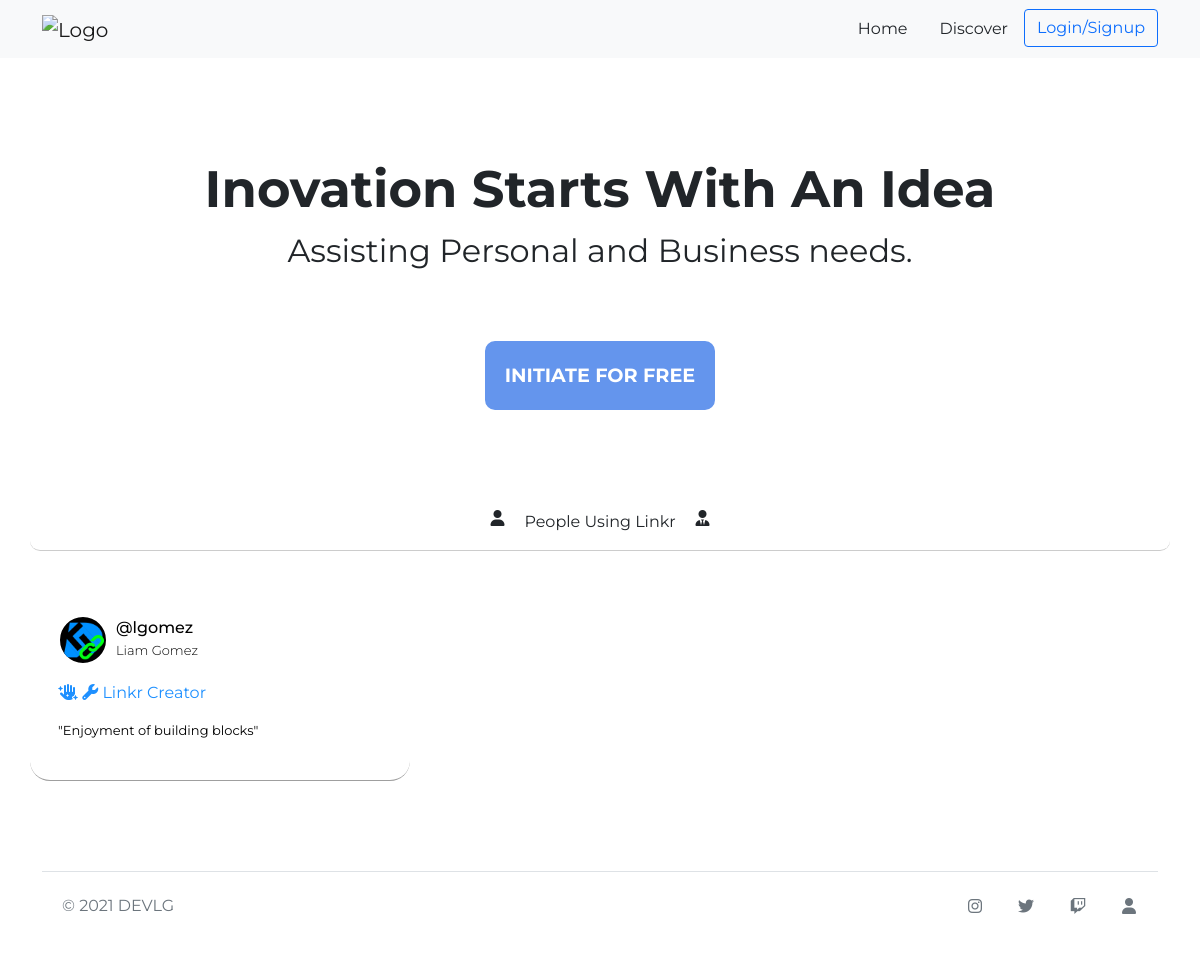
Page /discover/ on the earlier database version.
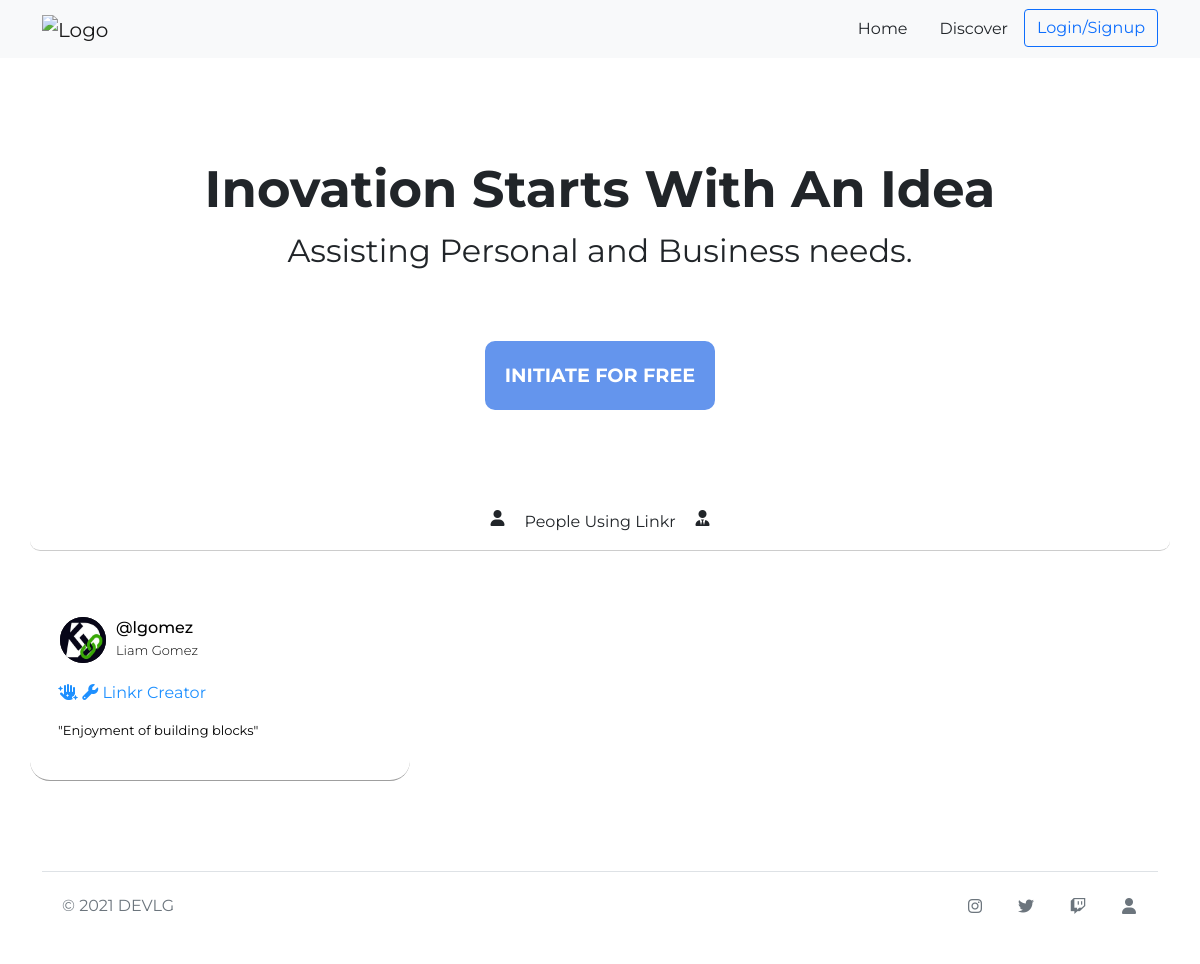
Same page on the later database version.
### users/models.py (models this page shows, shortened)
class Profile(models.Model):
    user = models.OneToOneField(User, on_delete=models.CASCADE, null=True, blank=True)
    firstName = models.CharField(max_length=200, blank=False, null=False)
    lastName = models.CharField(max_length=200, blank=False, null=False)
    email = models.EmailField(max_length=500, blank=False, null=False)
    username = models.CharField(max_length=200, blank=True, null=True, unique=True)
    userStatus = models.CharField(max_length=200, blank=True, null=True, default='New user')
    profileImage = models.ImageField(blank=True, null=True, upload_to='images/user/', default='images/user/user-default.png')
    socialTitle1 = models.CharField(max_length=200, blank=True, null=True)
    socialLink1 = models.URLField(max_length=200, blank=True, null=True)
    socialTitle2 = models.CharField(max_length=200, blank=True, null=True)
    socialLink2 = models.URLField(max_length=200, blank=True, null=True)
    socialTitle3 = models.CharField(max_length=200, blank=True, null=True)
    socialLink3 = models.URLField(max_length=200, blank=True, null=True)
    socialTitle4 = models.CharField(max_length=200, blank=True, null=True)
    socialLink4 = models.URLField(max_length=200, blank=True, null=True)
    socialTitle5 = models.CharField(max_length=200, blank=True, null=True)
    socialLink5 = models.URLField(max_length=200, blank=True, null=True)
    isOwner = models.BooleanField(default=False)
    isDonator = models.BooleanField(default=False)
    isSuperDonator = models.BooleanField(default=False)
    isAdmin = models.BooleanField(default=False)
    isNewUser = models.BooleanField(default=True)
    created = models.DateTimeField(auto_now_add=True)
    id = models.UUIDField(default=uuid.uuid4, unique=True, primary_key=True, editable=False)

### users/views.py (the view)
# urls.py: path('discover/', views.allUsers, name='all-users'),
def allUsers(request):
    profiles = Profile.objects.all()
    context = {'profiles':profiles}
    return render(request, 'users/users-list.html', context)

### users/templates/users/users-list.html
{% extends 'bootstrap-main.html' %}
{% block content %}
<div class="spacer"></div>
<div class="container">
    <h1 class="Header">Inovation starts with an idea</h1>
    <p class="Secondary">Assisting Personal and Business needs.</p>
</div>
<div class="spacer-half"></div>
<div class="container d-flex justify-content-center">
    <a href="{% url 'signup' %}" class="btn-mainSignup">Initiate for free</a>
</div>
<div class="spacer"></div>
<div class="container d-flex justify-content-center userListBorder">
    <i class="fas fa-user"></i>
    <p class="usersListBr">People Using Linkr</p>
    <i class="fas fa-user-tie"></i>
</div>
<div class="d-flex justify-content-between">
    <div class="container mt-5 mb-3">
        <div class="row d-flex justify-content-between">
            {% for user in profiles %}
            <div class="usersBorder col-md-4">
                <a class="cardLinks" href="{% url 'user-profile' user.username %}">
                <div class="card p-3 mb-2">
                    <div class="d-flex justify-content-between">
                        <div class="d-flex flex-row align-items-center">
                            <div class="icon"><img src="{{user.profileImage.url}}" class="profileImg"></div>
                            <div class="ms-2 c-details">
                                <h6 class="mb-0">@{{user.username|lower}}</h6> <span>{{user.firstName|capfirst}} {{user.lastName|capfirst}}</span>
                            </div>
                        </div>
                    </div>
                    <div class="mt-3">
                        {% if user.isOwner and user.isAdmin %}
                        <p class="heading"><i class="fas fa-hand-sparkles"></i> <i class="fas fa-wrench"></i> Linkr Creator</p>
                        <p class="quote">"{{user.userStatus}}"</p>
                        {% elif user.isDonator%}
                        <p class="heading"><i class="fas fa-donate"></i> Donator</p>
                        <p class="quote">"{{user.userStatus}}"</p>
                        {% elif user.isSuperDonator%}
                        <p class="heading"><i class="fas fa-coins"></i> Super Donator</p>
                        <p class="quote">"{{user.userStatus}}"</p>
                        {% elif user.isAdmin%}
                        <p class="heading"><i class="fas fa-wrench"></i> Linkr Admin</p>
                        <p class="quote">"{{user.userStatus}}"</p>
                        {% elif user.isNewUser%}
                        <p class="heading"><i class="fas fa-baby"></i> New User</p>
                        <p class="quote">"{{user.userStatus}}"</p>
                        {% else %}
                        <p class="heading">Status Error</p>
                        {% endif %}
                    </div>
                </div>
                </a>
            </div>
            {% endfor %}
        </div>
    </div>
</div>
{% endblock content %}

Differences in the rows shown:
changed Profile "lgomez": profileImage: a different picture
